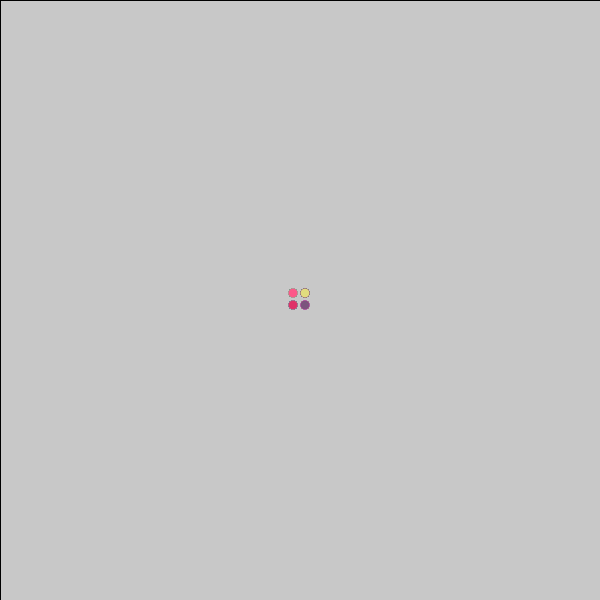
Frame 1 (no input)
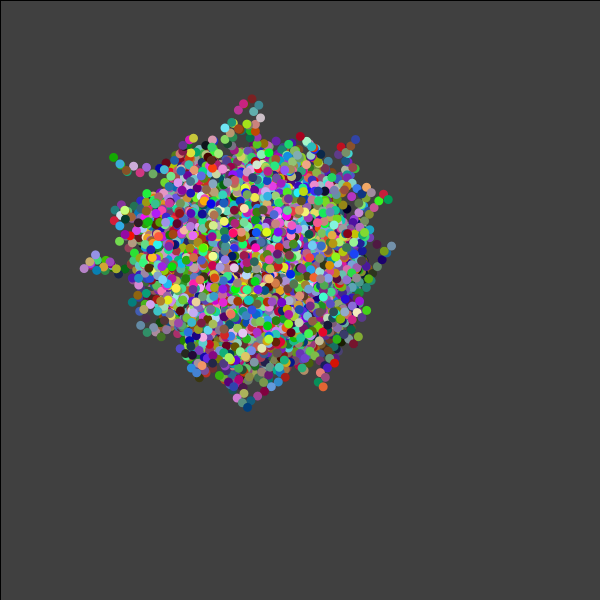
Frame 60 (the mouse pressed at the canvas centre just before this capture)
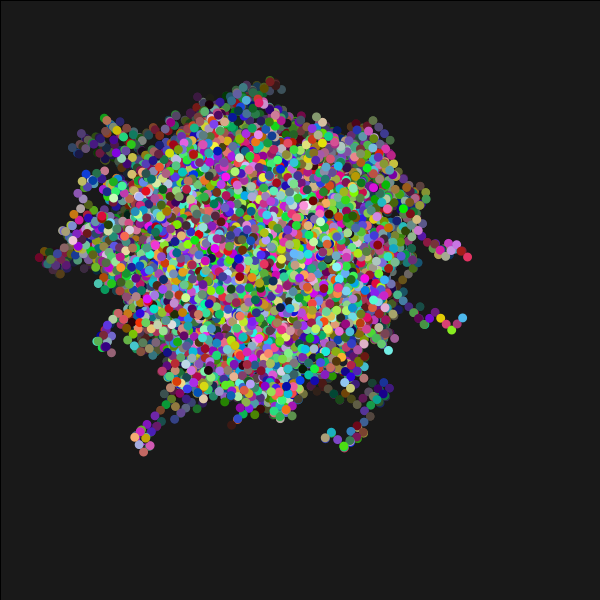
Frame 120 (the mouse held since frame 60 and released just before this capture)

The Processing sketch that drew these frames (run headless with seeded random() and noise(); from frame 60 on, the mouse is pressed at the canvas centre):

// Processing sketch: processing_173297
// ── processing_173297.pde

//Creem una matriu de 1000 Walkers
Walker[] wkrs = new Walker[1000]; 

//inicialitzem
void setup() {
  size(600, 600);
  //inicliatizem cada walker
  for (int i=0; i<wkrs.length;i++) {
    wkrs[i] = new Walker(6, 9,random(300,300),random(300,300)); //(distancia,tamañob y velocidad de las bolitas)
  }
}

void draw() {
  
  fill(0,5); //fondo con transparencia para que quede sombra en las bolitas
     rect(0,0,width,height);
  for (int i=0; i<wkrs.length;i++) {
    wkrs[i].run();
  }
}


///////////////////////////////////////////////////////////
//////////////////////////////////////////////////////////
/// CLASSE WALKER

class Walker {
  //declarem variables:
  int mySz, myStep;
  float myX, myY;
  float vx,vy;

  //Constructor: estos objetos son variables dentro de una clase que se ejecutan solo una vez. Para construir el objeto que luego se llamará cada vez como new
  Walker (int _st, int _sz,float _vx, float _vy) {
    myStep = _st;
    mySz = _sz;
    myX = width/2;
    myY = height/2;
    vx=_vx;
    vy=_vy;
  }

  
  void run() {
    updatePosition();
    drawMe();
  }

  void updatePosition() {
    //creem un random per cada dirección
    float randX = random(100);
    float randY = random(100);
 
    if (randX >= 50) {//va a la derecha
      //el fem avanzar
      myX += myStep;
    } //y si es menor a la izquierda
    else {
      myX -= myStep;
    }
   
    if (randY >= 50) {// y si es mayor a 50, va para abajo
      myY += myStep;
    } 
    else {
      myY -= myStep;// y si es menor para arriba
    }
    
    //distancia entre mouse y bola
       float distanceX = mouseX-myX;
    float distanceY = mouseY-myY;
    
    myX += distanceX/vx;
    myY += distanceY/vy;
    
    //y mantenemos el walker dentro de la ventana
    myX = constrain(myX, 0, width);
    myY = constrain(myY, 0, height);
  }

  void drawMe() {
    //preparamos color
    noStroke();
    fill(random(0,255),random(0,255),random(0,255));
    //dibuixem:
    ellipse(myX, myY, mySz, mySz);
  }
} 
